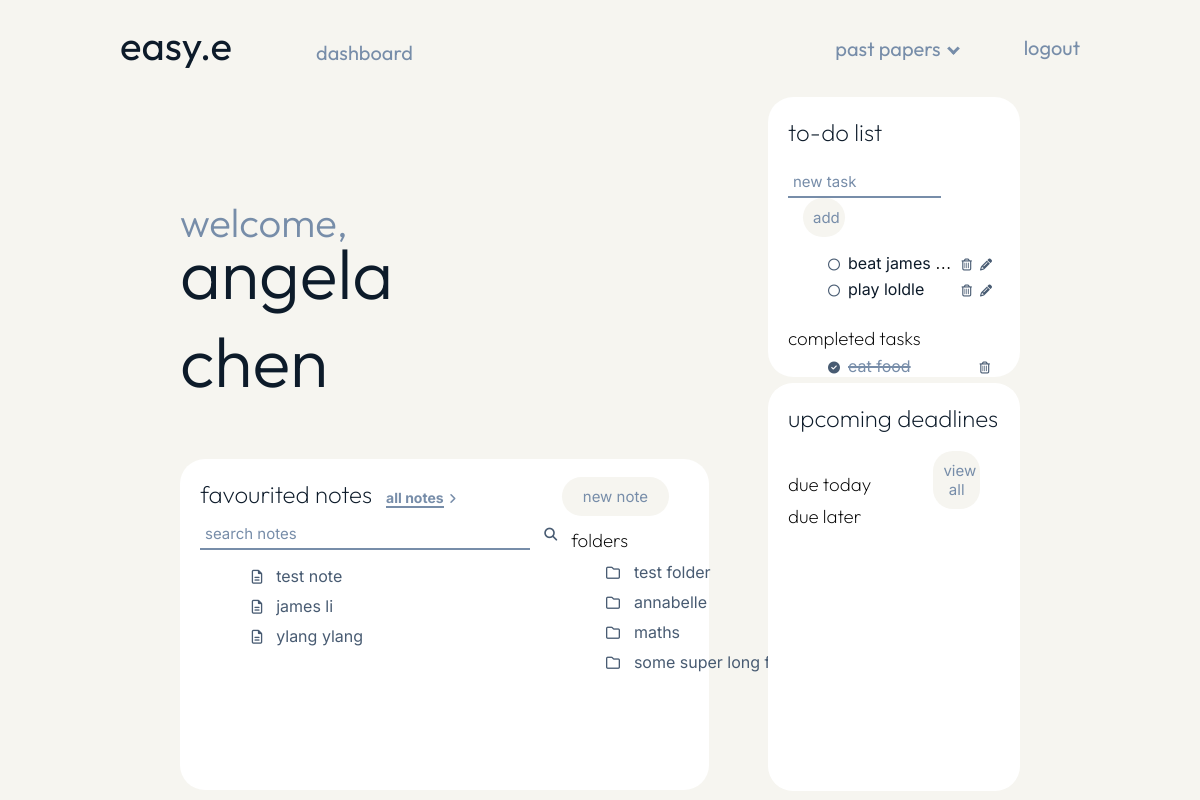
The app's page /dashboard (signed in), older data.
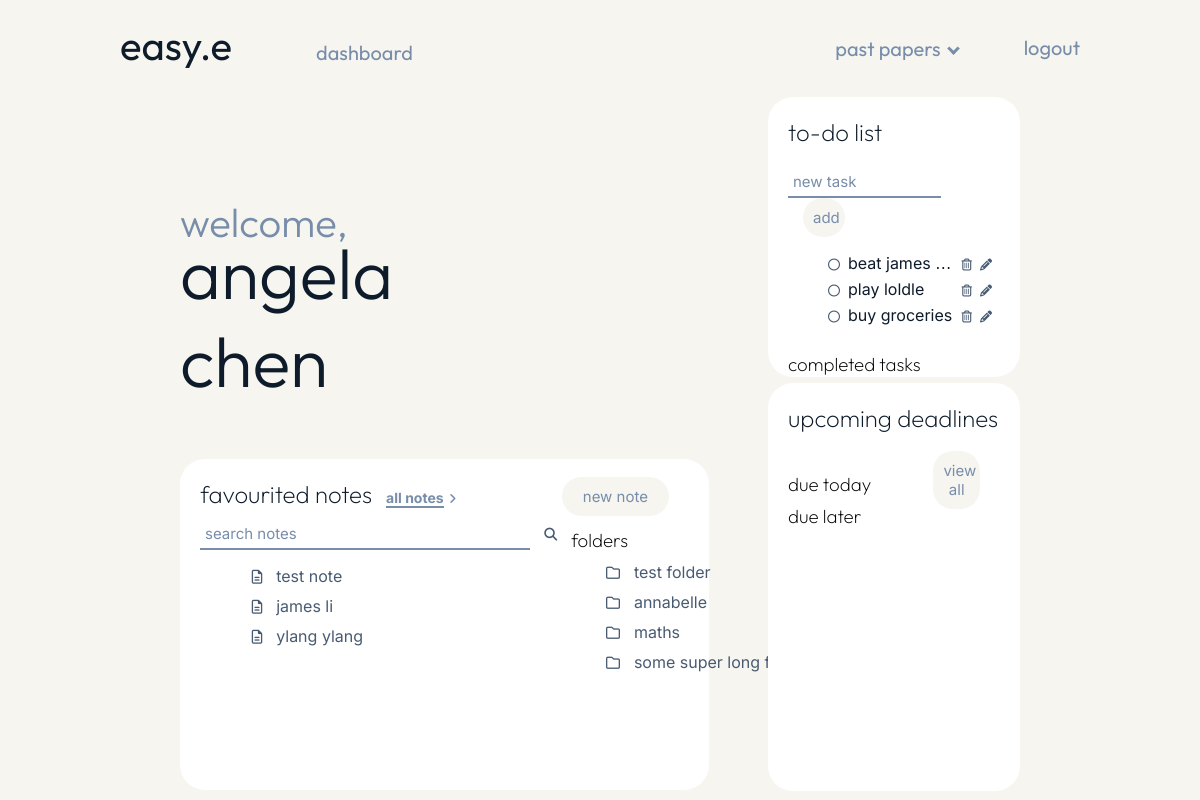
The same page, newer data.
### models.py (models this page shows, shortened)
class Notes(db.Model):
    __tablename__ = "notes"
    id = db.Column(db.Integer, primary_key=True)
    user = db.Column(db.Integer(), db.ForeignKey("user_login.id"))
    title = db.Column(db.String(50))
    favourite = db.Column(db.Boolean, default=False)
    folder = db.Column(db.Integer, db.ForeignKey("folders.id"))
    content = db.Column(db.String())
    folder_name = db.relationship("Folders", backref="folder")

class Folders(db.Model):
    __tablename__ = "folders"
    id = db.Column(db.Integer, primary_key=True)
    user = db.Column(db.Integer(), db.ForeignKey("user_login.id"))
    name = db.Column(db.String(50))

class Todo(db.Model):
    __tablename__ = "todo"
    id = db.Column(db.Integer, primary_key=True)
    name = db.Column(db.Text())
    user = db.Column(db.Integer(), db.ForeignKey("user_login.id"))
    complete = db.Column(db.Boolean, default=False)

### main.py (the view)
@app.route("/dashboard")
@login_required
def dashboard():
    incomplete_tasks = models.Todo.query.filter_by(user=current_user.id, complete=False)
    complete_tasks = models.Todo.query.filter_by(user=current_user.id, complete=True)
    notes = models.Notes.query.filter_by(user=current_user.id, favourite=True)
    folders = models.Folders.query.filter_by(user=current_user.id)
    today_items = (
        db.session.query(models.Deadline)
        .filter(models.Deadline.date == date.today())
        .all()
    )
    later_items = (
        db.session.query(models.Deadline)
        .filter(models.Deadline.date > date.today())
        .all()
    )
    return render_template(
        "dashboard.html",
        name=current_user.name,
        incomplete_tasks=incomplete_tasks,
        complete_tasks=complete_tasks,
        notes=notes,
        folders=folders,
        today_items=today_items,
        later_items=later_items,
    )

### main.py (called while the page is built)
@login_manager.user_loader
def load_user(user_id):
    return models.User.query.get(int(user_id))

### templates/dashboard.html (shortened to what the changed rows need)
{% extends "layout_user.html" %}
{% block content %}
<div class="page">
    <div class="dashboard_left">
        <div class="dashboard_header">
            <h1 class="welcome">welcome,</h1><h1 class="welcome_name">{{ name }}</h1>
        </div>
        <div class="favourites">
            <div class="favourites_text">
                <div class="favourites_heading">
                    <h2 class="dashboard_subheadings">favourited notes</h2>
                </div>
                <div class="favourites_left">
                    {% for note in notes %}
                    <div class="notes_list">
                        <span class="notes_icon"><i class="fa-regular fa-file-lines"></i></span>
                        <li class="notes_list_item"><a href="/note/{{ note.id }}">{{ note.title }}</a></li>
                    </div>
                    {% endfor %}
                </div>
                <div class="favourites_right">
                    <div class="dashboard_folders">
                        {% for folder in folders %}
                        <div class="notes_list">
                            <span class="notes_icon"><i class="fa-regular fa-folder"></i></span>
                            <li class="notes_list_item"><a href="/folder/{{ folder.id }}">{{ folder.name }}</a></li>
                        </div>
                        {% endfor %}
                    </div>
                </div>
            </div>
        </div>
    </div>
    <div class="dashboard_right">
        <div class="todo">
            <div class="todo_text">
                <h2 class="dashboard_subheadings">to-do list</h2>
                <form method="POST">
                    {% for task in incomplete_tasks %}
                        <ul class="task">
                            <span class="tick_icon"><a href="/complete_task/{{ task.id }}" class="complete"><i class="fa-regular fa-circle"></i></a></span>
                                <div class="truncate">
                                    <li class="task_name">{{ task.name }}</li>
                                </div>
                            <span class="delete_icon"><a href="/delete_task/{{ task.id }}" class="delete"><i class="fa-regular fa-trash-can"></i></a></span>
                            <span class="pen_icon"><a href="/update_task/{{ task.id }}" class="update"><i class="fa-solid fa-pencil"></i></a></span>
                        </ul>
                    {% endfor %}
                    <br>
                </form>
                    {% for task in complete_tasks %}
                        <ul class="task">
                            <span class="tick_icon"><a href="/redo_complete_task/{{ task.id}}" class="complete"><i class="fa-solid fa-circle-check"></i></a></span>
                            <div class="truncate">
                                <li class="completed_task_name">{{ task.name }}</li>
                            </div>
                            <span class="completed_delete_icon"><a href="/delete_task/{{ task.id }}" class="delete"><i class="fa-regular fa-trash-can"></i></a></span>
                        </ul>
                    {% endfor %}
            </div>
        </div>
        <div class="calender">
            <div class="calender_text">
                <h2 class="dashboard_subheadings">upcoming deadlines</h2>
            </div>
        </div>
    </div>
</div>
{% endblock %}

Row changes from the older to the newer data that the page shows:
no longer on this page (row unchanged): Todo: name "eat food", shown under "completed tasks"
added Todo: name "buy groceries", shown under "to-do list"
